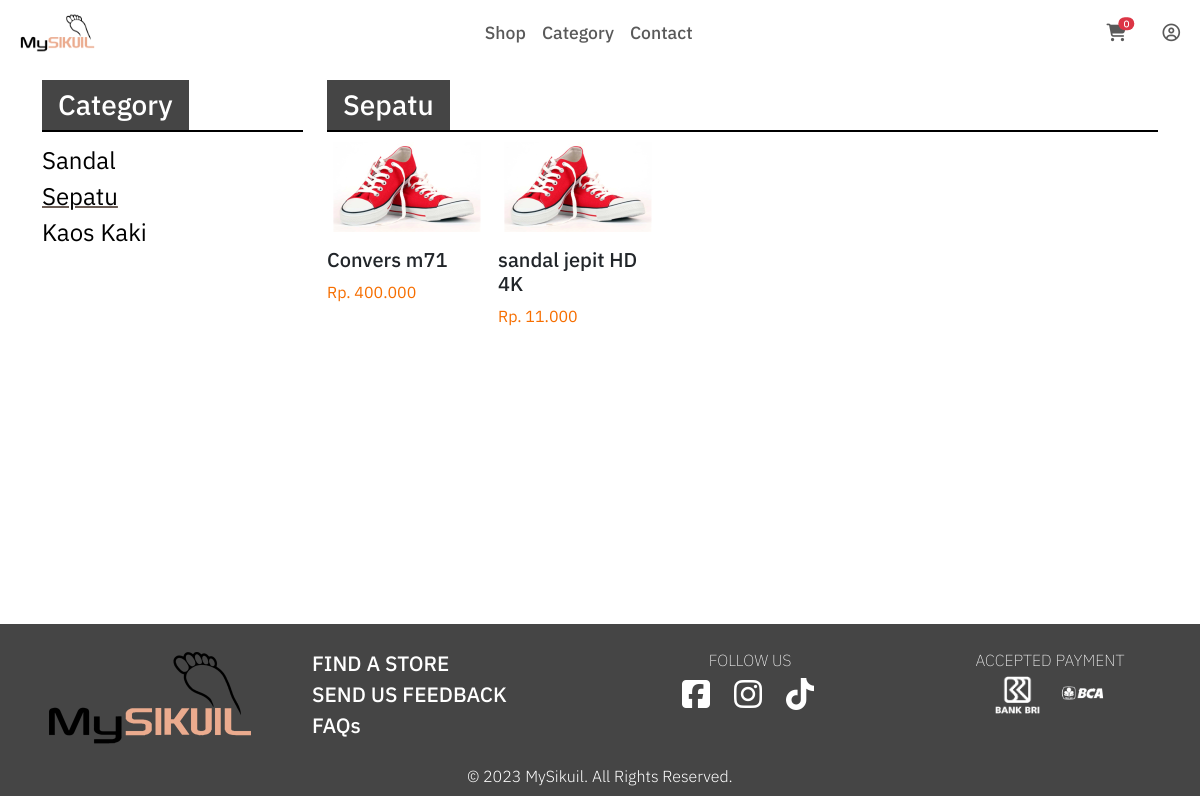
Page /index.php/kategori/sepatu on the earlier database version.
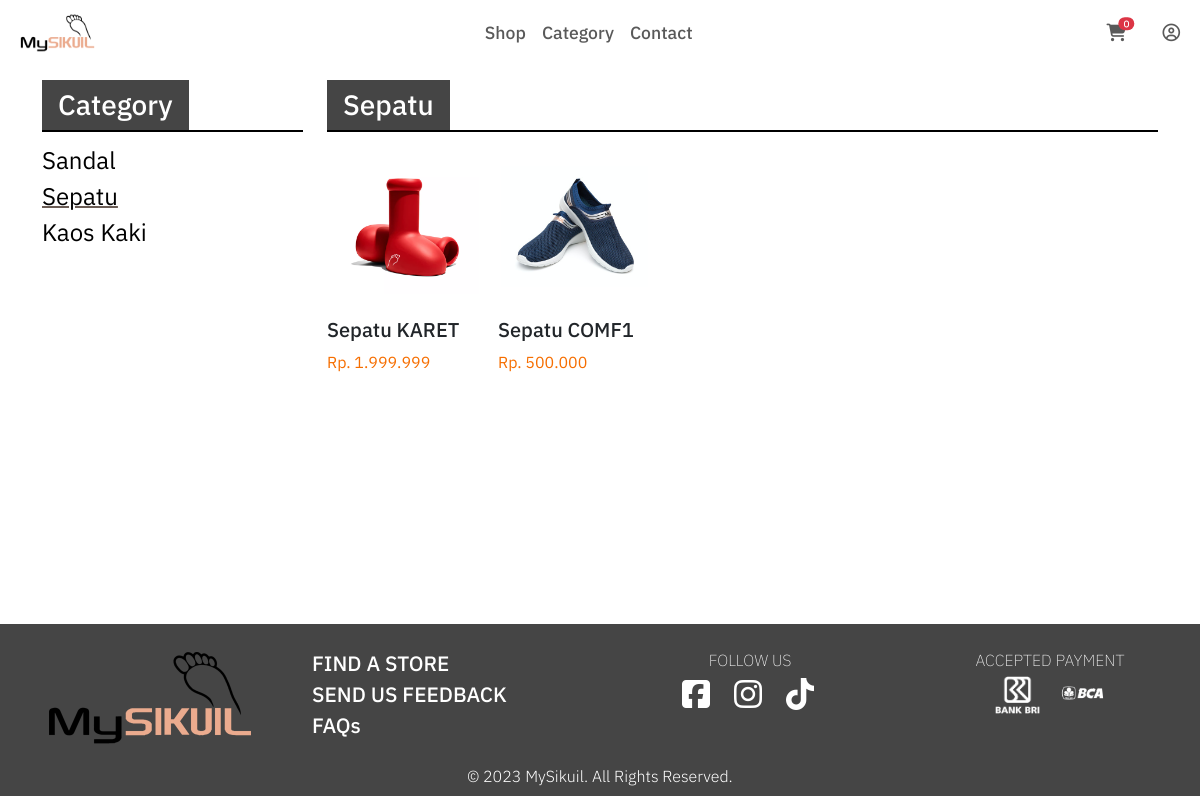
Same page on the later database version.
### tables this page shows
CREATE TABLE `tb_barang` (
  `id_brg` int(11) NOT NULL,
  `nama_brg` varchar(120) NOT NULL,
  `kategori` varchar(60) NOT NULL,
  `harga` int(11) NOT NULL,
  `stok` int(4) NOT NULL,
  `gambar` text NOT NULL
);

### application/controllers/kategori.php (called while the page is built, shortened)
<?php
class Kategori extends CI_Controller{
    public function sepatu(){
        $data['sepatu'] = $this->model_kategori->data_sepatu()->result();
        $this->load->view('templates/header');
        $this->load->view('sepatu', $data);
        $this->load->view('templates/footer');
    }
}

### index.php (called while the page is built, shortened)
<?php
require_once BASEPATH.'core/CodeIgniter.php';

### application/models/model_kategori.php (called while the page is built, shortened)
<?php
class Model_Kategori extends CI_Model{
    public function data_sepatu(){
        return $this->db->get_where("tb_barang", array('kategori' => 'sepatu'));
    }
}

### application/views/sepatu.php (the view, shortened to what this page needs)
<head>
    <link href="<?php echo base_url()?>assets/css/shop.css" rel="stylesheet" type="text/css">
</head>
<div class="container" id="shop" style="padding-top: 5em; padding-bottom:5vh;  min-height: 39em; ">
        <div class="row ">
            <div class="col-3">
                <div class="title1">
                    <h3 class="title1">Category</h3>
                </div><hr class="garis">
                    <p class="sideCategory "><a href="<?php echo base_url('kategori/sandal')?>">Sandal</a></p>
                    <p class="sideCategory sideActive"><a href="<?php echo base_url('kategori/sepatu')?>">Sepatu</a></p>
                    <p class="sideCategory"><a href="<?php echo base_url('kategori/kaos_kaki')?>">Kaos Kaki</a></p>
            </div>
            <div class="col-9">
                <div class="title1">
                    <h3 class="title1">Sepatu</h3>
                </div><hr class="garis">
                <div class="row row-cols-lg-5 row-cols-md-3 row-cols-xs-1 row-cols-sm-2 ">
                    <?php foreach ($sepatu as $brg) : ?>
                        <div class="col">
                            <a href="<?php echo base_url('dashboard/detail/' .$brg->id_brg)?>">
                                <div class="card border-0 produk">
                                    <img class="card-img-top" src="<?php echo base_url('uploads/').$brg->gambar?>" alt="Card image cap">
                                    <div class="card-body">
                                        <h5 class="card-title"><?= $brg->nama_brg?></h5>
                                        <p class="card-text">Rp. <?php echo number_format($brg->harga, 0,',','.') ?></p>
                                    </div>
                                </div>
                        </div>
                    <?php endforeach ?>
                </div>
            </div>
        </div>
    </div>

Differences in the rows shown:
removed tb_barang: gambar (picture), nama_brg "Convers m71", harga "400.000"
removed tb_barang: gambar (picture), nama_brg "sandal jepit HD 4K", harga "11.000"
added tb_barang: gambar (picture), nama_brg "Sepatu KARET", harga "1.999.999"
added tb_barang: gambar (picture), nama_brg "Sepatu COMF1", harga "500.000"
